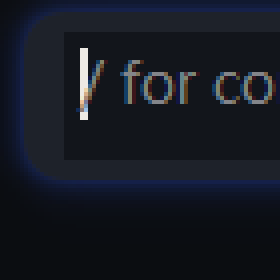
#> input picture tmp_uiux/usercorner_bl.png, 280 x 280 px, given in place of ce9abdbe-e4cc-414a-a7c5-d73fcbcbe730.png, which was not available
$ python crop_user.py
#> lines starting #> are read from the running program, lines starting #| are printed output that depends on the picture; pictures that were not available may be replaced by others from this repository, and a replacement may not be noted
# -*- coding: utf-8 -*-
from PIL import Image
p = r"C:\Users\zhuzhu\AppData\Local\Doubao\User Data\ClipboardTemp\ce9abdbe-e4cc-414a-a7c5-d73fcbcbe730.png"
im = Image.open(p).convert("RGB")
#> im is the input picture: PIL image 280x280 RGB; mean R, G, B 22.2, 25.8, 34.8
print("size", im.size)
#| size (280, 280)
w, h = im.size
#> w = 280; h = 280
# 裁四角，各放大
c = 70
crops = {
    "tl": (0, 0, c, c),
    "tr": (w - c, 0, w, c),
    "bl": (0, h - c, c, h),
    "br": (w - c, h - c, w, h),
}
for k, box in crops.items():
    cp = im.crop(box).resize((c * 4, c * 4), Image.NEAREST)
    cp.save(rf"C:\Users\zhuzhu\Desktop\zhuzhu Copilot\tmp_uiux\usercorner_{k}.png")
#> this loop made 4 passes
#> pass 1, `cp = im.crop(box).resize((c * 4, c * 4), Image.NEAREST)`:
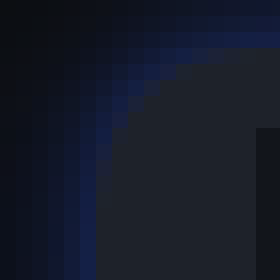
#> cp: PIL image 280x280 RGB; mean R, G, B 21.8, 26.7, 40.1
#> pass 2, `cp = im.crop(box).resize((c * 4, c * 4), Image.NEAREST)`:
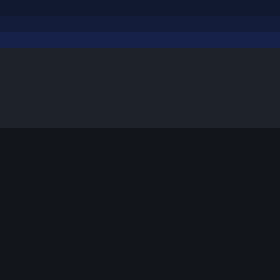
#> cp: PIL image 280x280 RGB; mean R, G, B 21.7, 26, 36.9
#> pass 3, `cp = im.crop(box).resize((c * 4, c * 4), Image.NEAREST)`:
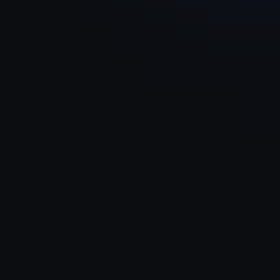
#> cp: PIL image 280x280 RGB; mean R, G, B 11, 13.1, 17.4
print("done")

$ run again, on tmp_uiux/crop_input.png
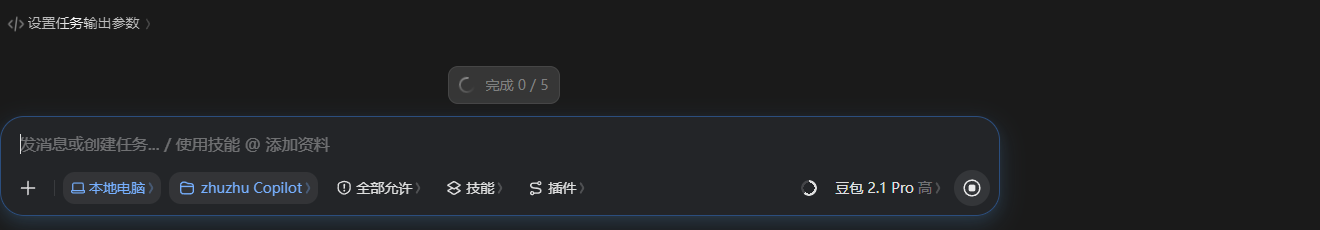
#> input picture tmp_uiux/crop_input.png, 1320 x 230 px, given in place of ce9abdbe-e4cc-414a-a7c5-d73fcbcbe730.png, which was not available
#| size (1320, 230)
#> the loop `for k, box in crops.items():` made 4 passes
#> pass 1, `cp = im.crop(box).resize((c * 4, c * 4), Image.NEAREST)`:
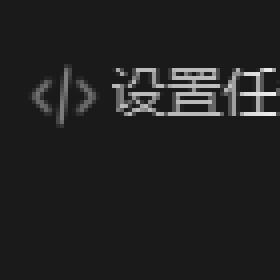
#> cp: PIL image 280x280 RGB; min 26, max 237, mean 33.6
#> pass 3, `cp = im.crop(box).resize((c * 4, c * 4), Image.NEAREST)`:
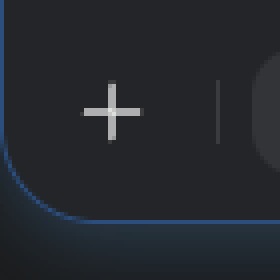
#> cp: PIL image 280x280 RGB; mean R, G, B 36.7, 40.6, 45.5

$ run again, on tmp_uiux/diag_input_focus.png
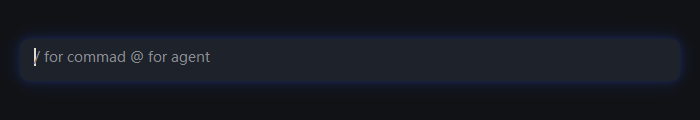
#> input picture tmp_uiux/diag_input_focus.png, 700 x 120 px, given in place of ce9abdbe-e4cc-414a-a7c5-d73fcbcbe730.png, which was not available
#> im is the input picture: PIL image 700x120 RGB; mean R, G, B 21.9, 25.1, 32.8
#| size (700, 120)
#> the loop `for k, box in crops.items():` made 4 passes
#> pass 1, `cp = im.crop(box).resize((c * 4, c * 4), Image.NEAREST)`:
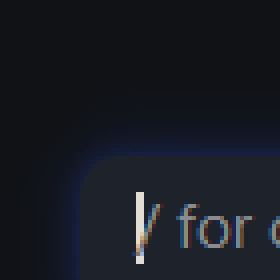
#> cp: PIL image 280x280 RGB; mean R, G, B 24, 27.1, 34.3
#> after the loop `for k, box in crops.items():`:
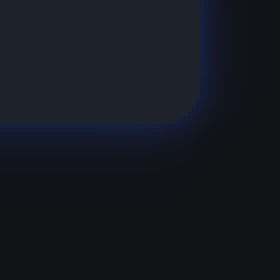
#> cp: PIL image 280x280 RGB; mean R, G, B 20.9, 24.1, 31.4
